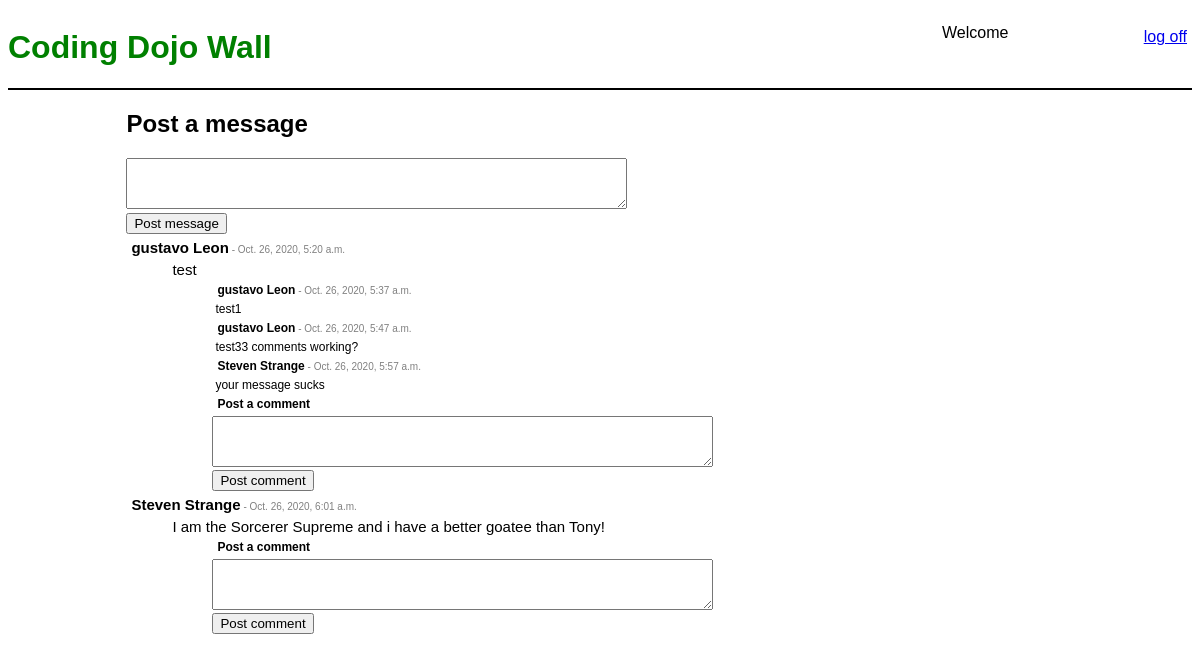
Page /wall/ on the earlier database version.
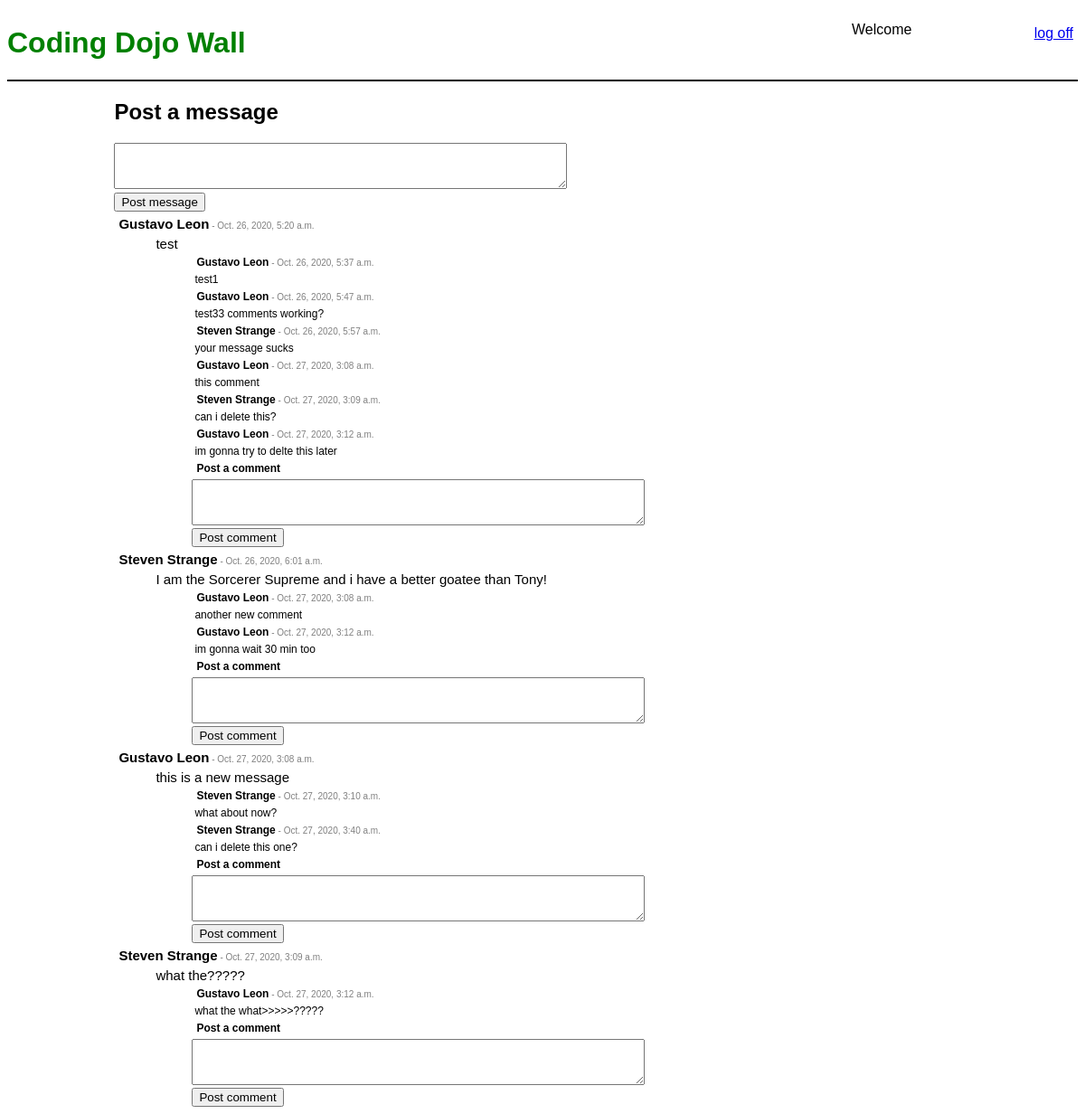
Same page on the later database version.
### messages_app/models.py (models this page shows, shortened)
class Messages(models.Model):
    message = models.TextField()
    created_at = models.DateTimeField(auto_now_add=True)
    modified_at = models.DateTimeField(auto_now=True)
    user = models.ForeignKey(Users, related_name="messages",on_delete=models.CASCADE)
    objects = PostManager()

class Comments(models.Model):
    comment = models.TextField()
    created_at = models.DateTimeField(auto_now_add=True)
    modified_at = models.DateTimeField(auto_now=True)
    user = models.ForeignKey(Users, related_name="comments", on_delete=models.CASCADE)
    message = models.ForeignKey(Messages, related_name="comments", on_delete=models.CASCADE)
    objects = PostManager()

### log_and_reg_app/models.py (models this page shows)
class Users(models.Model):
    first_name = models.CharField(max_length=255)
    last_name = models.CharField(max_length=255)
    birthdate = models.DateField()
    email = models.EmailField()
    password_hash = models.CharField(max_length=255)
    created_at = models.DateTimeField(auto_now_add=True)
    modified_at = models.DateTimeField(auto_now=True)
    objects = UserManager()

### messages_app/views.py (the view)
# urls.py: path('', views.index, name='home'),
def index(request):
    context = {
        'messages': Messages.objects.all(),
    }
    return render(request, 'messages.html', context)

### messages_app/templates/messages.html (shortened to what this page needs)
<!DOCTYPE html>
<html lang="en">
<head>
    {% load static %}
    <link rel="stylesheet" href="{% static 'css/style2.css' %}">
</head>
<body>
    <div id="header">
            <h1>Coding Dojo Wall</h1>
            <div id="right-header">
                <p id="right-side">Welcome {{request.session.name}}</p>
                <a href="/logged_out/">log off</a>
            </div>
        </div>
    <div id="canvas">
        <h2>Post a message</h2>
        <form action="/wall/post_message/" method="post">
            <textarea name="message" id="" cols="60" rows="3">
            </textarea><br>
            <input type="submit" value="Post message">
        </form>
        {% for message in messages %}
            <h5 class="bigger">{{message.user.first_name}} {{message.user.last_name}}<span class="date"> - {{message.modified_at}}</span></h5>
            <ul>
                <li class="bigger">{{message.message}}
                </li>
                <ul>
            {% for comment in message.comments.all %}
                    <h5>{{comment.user.first_name}} {{comment.user.last_name}}<span class="date"> - {{comment.modified_at}}</span></h5>
                    <li>{{comment.comment}}
                    </li>
            {% endfor %}
                <h5>Post a comment</h5>
                <form action="/wall/post_comment/" method="post">
                    <textarea name="comment" cols="60" rows="3">
                    </textarea><br>
                    <input type="submit" value="Post comment">
                </form>
                </ul>
            </ul>
        {% endfor %}
    </div>
</body>
</html>

### messages_app/static/css/style2.css (style rules this page uses)
* { font-family: Arial, Helvetica, sans-serif; }
#header { width: 100%; display: flex; justify-content: space-between; border-bottom: 2px solid black; }
ul, li, h5 { list-style-type: none; margin: 3px; font-size: 12px; }
h5 { margin: 5px; list-style-type: none; }
.bigger { font-size: 15px; }
.date { font-weight: lighter; font-size: 10px; color: gray; }
#header > h1 { color: green; }
#right-header { display: flex; justify-content: space-between; width: 250px; }
#right-header > a { height: 50%; margin: auto 5px; }
#canvas { width: 80%; margin: 0px auto; }

Differences in the rows shown:
changed through a linked row, Messages "test": user.first_name "gustavo" → "Gustavo"
changed through a linked row, Comments "test1": user.first_name "gustavo" → "Gustavo"
changed through a linked row, Comments "test33 comments working?": user.first_name "gustavo" → "Gustavo"
added Comments: user.first_name "Gustavo", user.last_name "Leon", modified_at "Oct. 27, 2020, 3:08 a.m.", comment "this comment", shown under Messages "test"
added Comments: user.first_name "Steven", user.last_name "Strange", modified_at "Oct. 27, 2020, 3:09 a.m.", comment "can i delete this?", shown under Messages "test"
added Comments: user.first_name "Gustavo", user.last_name "Leon", modified_at "Oct. 27, 2020, 3:12 a.m.", comment "im gonna try to delte this later", shown under Messages "test"
added Comments: user.first_name "Gustavo", user.last_name "Leon", modified_at "Oct. 27, 2020, 3:08 a.m.", comment "another new comment", shown under Messages "I am the Sorcerer Supreme and i have a better goatee than Tony!"
added Comments: user.first_name "Gustavo", user.last_name "Leon", modified_at "Oct. 27, 2020, 3:12 a.m.", comment "im gonna wait 30 min too", shown under Messages "I am the Sorcerer Supreme and i have a better goatee than Tony!"
added Messages: user.first_name "Gustavo", user.last_name "Leon", modified_at "Oct. 27, 2020, 3:08 a.m.", message "this is a new message"
added Comments: user.first_name "Steven", user.last_name "Strange", modified_at "Oct. 27, 2020, 3:10 a.m.", comment "what about now?", shown under "Gustavo"
added Comments: user.first_name "Steven", user.last_name "Strange", modified_at "Oct. 27, 2020, 3:40 a.m.", comment "can i delete this one?", shown under "Gustavo"
added Messages: user.first_name "Steven", user.last_name "Strange", modified_at "Oct. 27, 2020, 3:09 a.m.", message "what the?????"
added Comments: user.first_name "Gustavo", user.last_name "Leon", modified_at "Oct. 27, 2020, 3:12 a.m.", comment "what the what>>>>>?????", shown under "Steven"
